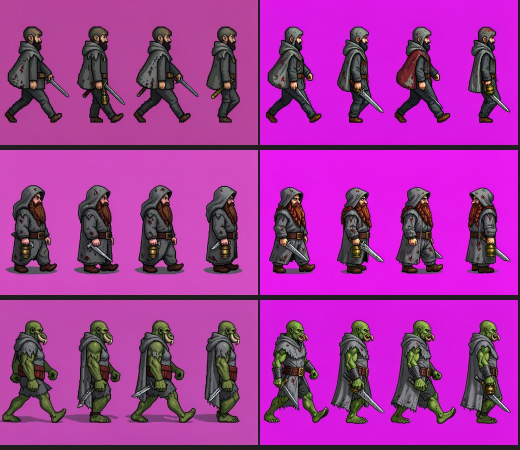
#> input picture tests/ab_klein_edit_walk.jpg, 1040 x 900 px (shown at 1/2 size)
$ python -i walk.py   (imports and definitions only)
#> lines starting #> are read from the running program, lines starting #| are printed output that depends on the picture; after the words box and inside, x2 and y2 are one past the last pixel; in counts of white or black regions, pixels touching at a corner belong together
"""Walk-sheet helpers: OpenPose skeletons for a side-view walk (T2I-Adapter input) and a quality check."""
import math
import numpy as np
from PIL import Image, ImageDraw

# OpenPose (COCO-18) limb list and colours, as used by controlnet_aux draw_bodypose.
LIMBS = [[2, 3], [2, 6], [3, 4], [4, 5], [6, 7], [7, 8], [2, 9], [9, 10], [10, 11], [2, 12], [12, 13], [13, 14],
         [2, 1], [1, 15], [15, 17], [1, 16], [16, 18]]
COLORS = [[255, 0, 0], [255, 85, 0], [255, 170, 0], [255, 255, 0], [170, 255, 0], [85, 255, 0], [0, 255, 0],
          [0, 255, 85], [0, 255, 170], [0, 255, 255], [0, 170, 255], [0, 85, 255], [0, 0, 255], [85, 0, 255],
          [170, 0, 255], [255, 0, 255], [255, 0, 170], [255, 0, 85]]
# 0 nose 1 neck 2 Rsho 3 Relb 4 Rwri 5 Lsho 6 Lelb 7 Lwri 8 Rhip 9 Rknee 10 Rank 11 Lhip 12 Lknee 13 Lank
# 14 Reye 15 Leye 16 Rear 17 Lear.  Facing right shows the figure's right side, so only the right eye/ear are drawn.

SPLIT = math.radians(35)


# [43 lines left out: functions _leg_split, _leg_pass, pose, not called in this run]


# Action poses, side view facing right. Normalised coords: x right, y down, unit = figure height, x=0 at the hips,
# y=0 top of head, y=1 feet. Order = OpenPose keypoints 0..17 (None = hidden).
def _P(nose, neck, rs, re, rw, ls, le, lw, rh, rk, ra, lh, lk, la):
    reye = (nose[0] - 0.025, nose[1] - 0.02); rear = (neck[0] - 0.035, nose[1] - 0.01)
    return [nose, neck, rs, re, rw, ls, le, lw, rh, rk, ra, lh, lk, la, reye, None, rear, None]


ACTIONS = {
    "attack_3f": [
        # wind-up: weapon arm drawn back at the hip, other arm raised forward, feet apart
        _P((0.05, 0.07), (0.0, 0.17), (0.0, 0.20), (-0.13, 0.33), (-0.20, 0.46), (-0.02, 0.20), (0.10, 0.26), (0.18, 0.20),
           (0.0, 0.58), (0.10, 0.79), (0.14, 1.0), (-0.02, 0.58), (-0.10, 0.79), (-0.16, 1.0)),
        # strike: lunge, front knee bent, weapon arm fully forward at shoulder height
        _P((0.13, 0.12), (0.08, 0.21), (0.08, 0.24), (0.24, 0.25), (0.40, 0.25), (0.05, 0.24), (-0.05, 0.36), (-0.12, 0.45),
           (0.0, 0.60), (0.20, 0.76), (0.24, 1.0), (-0.02, 0.60), (-0.16, 0.80), (-0.30, 1.0)),
        # follow-through: body leaning far forward, arm extended low across
        _P((0.20, 0.17), (0.13, 0.25), (0.13, 0.28), (0.28, 0.36), (0.42, 0.44), (0.10, 0.28), (0.02, 0.40), (-0.06, 0.48),
           (0.0, 0.62), (0.22, 0.78), (0.26, 1.0), (-0.02, 0.62), (-0.18, 0.80), (-0.32, 1.0)),
    ],
    "recoil_1f": [
        # hit: head thrown back, torso leaning away (to the left), arms flung out
        _P((-0.06, 0.08), (-0.08, 0.19), (-0.08, 0.22), (0.04, 0.12), (0.14, 0.04), (-0.10, 0.22), (-0.22, 0.14), (-0.32, 0.08),
           (0.0, 0.60), (0.06, 0.80), (0.10, 1.0), (-0.02, 0.60), (-0.10, 0.80), (-0.12, 1.0)),
    ],
    "die_3f": [
        # stagger back, hand clutching the chest
        _P((-0.04, 0.08), (-0.05, 0.18), (-0.05, 0.21), (0.03, 0.30), (0.02, 0.24), (-0.07, 0.21), (-0.18, 0.30), (-0.26, 0.40),
           (0.0, 0.60), (0.08, 0.80), (0.12, 1.0), (-0.02, 0.60), (-0.12, 0.80), (-0.10, 1.0)),
        # fall to the knees, torso slumped forward, arms hanging
        _P((0.10, 0.40), (0.04, 0.48), (0.04, 0.51), (0.08, 0.66), (0.12, 0.80), (0.01, 0.51), (0.04, 0.66), (0.07, 0.80),
           (0.0, 0.78), (0.14, 0.98), (-0.10, 1.0), (-0.02, 0.78), (0.12, 0.98), (-0.12, 1.0)),
        # lying flat on the back, head to the left, feet to the right
        _P((-0.44, 0.93), (-0.32, 0.95), (-0.30, 0.94), (-0.18, 0.92), (-0.06, 0.95), (-0.30, 0.97), (-0.18, 0.99), (-0.06, 1.0),
           (0.06, 0.95), (0.24, 0.95), (0.42, 0.95), (0.06, 0.97), (0.24, 0.98), (0.42, 0.99)),
    ],
}
#> further down, picture is the input picture: PIL image 1040x900 RGB; mean R, G, B 162.2, 52.1, 155.5


# [64 lines left out: functions action_sheet, _draw, check_frames, skeleton_sheet, _crop, not called in this run]


def _resize(m, size=(48, 64)):
    return np.asarray(Image.fromarray((m * 255).astype(np.uint8)).resize(size, Image.NEAREST)) > 127


def _iou(a, b):
    u = (a | b).sum()
    return (a & b).sum() / u if u else 1.0


def check_single(img, min_rel=0.12):
    """One-off sprite: exactly one big figure (other blobs < min_rel of the biggest), not touching the picture edge."""
#> called with min_rel = 0.12
    from scipy import ndimage
    a = np.asarray(img.convert("RGB")).astype(np.int16)
    fg = ~((a[..., 0] > 240) & (a[..., 1] < 20) & (a[..., 2] > 240))
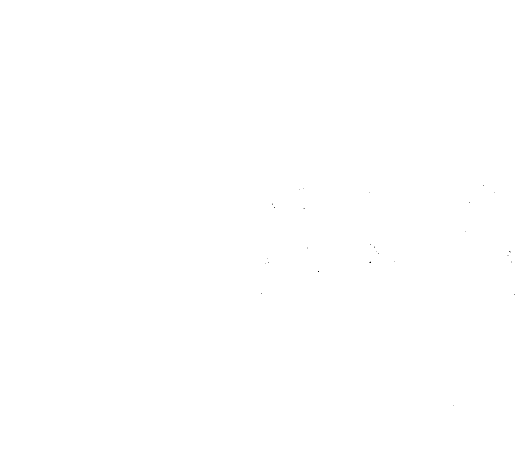
#> fg: shape (900, 1040) bool (shown at 1/2 size); 100% white; black in thin lines or dots, all inside (x1, y1, x2, y2) = (522, 370, 1030, 811)
    lab, n = ndimage.label(ndimage.binary_closing(fg, iterations=3))
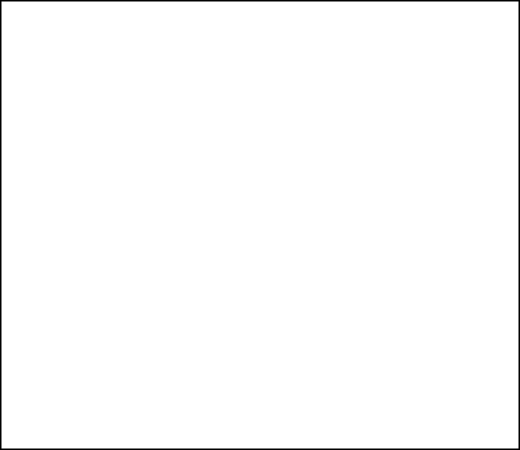
#> lab: shape (900, 1040) int32 (shown at 1/2 size); values 0 (black) and 1 (white), 98.8% white; 1 black region, box (x1, y1, x2, y2) and area: (0, 0, 1040, 900) 11604
#> n = 1
    if n == 0: return False, -1.0, "empty"
    sizes = np.sort(ndimage.sum(fg, lab, range(1, n + 1)))[::-1]
#> sizes = [924338]
    extra = int((sizes[1:] > min_rel * sizes[0]).sum())
#> extra = 0
    edge = bool(fg[0].any() or fg[-1].any() or fg[:, 0].any() or fg[:, -1].any())
#> edge = True
    cover = sizes[0] / fg.size
#> cover = 0.988
    ok = extra == 0 and not edge and cover > 0.06
#> ok = False
    notes = f"figures {1 + extra} cover {cover:.2f} edge {edge}"
#> notes = 'figures 1 cover 0.99 edge True'
    return ok, cover - extra * 0.2 - (0.1 if edge else 0), notes


# [17 lines left out: function check_sheet, not called in this run]

>>> from PIL import Image
>>> picture = Image.open('../../tests/ab_klein_edit_walk.jpg')
>>> result = check_single(picture)
#> result = (False, 0.888, 'figures 1 cover 0.99 edge True')

$ run again, on tests/ab_klein.png
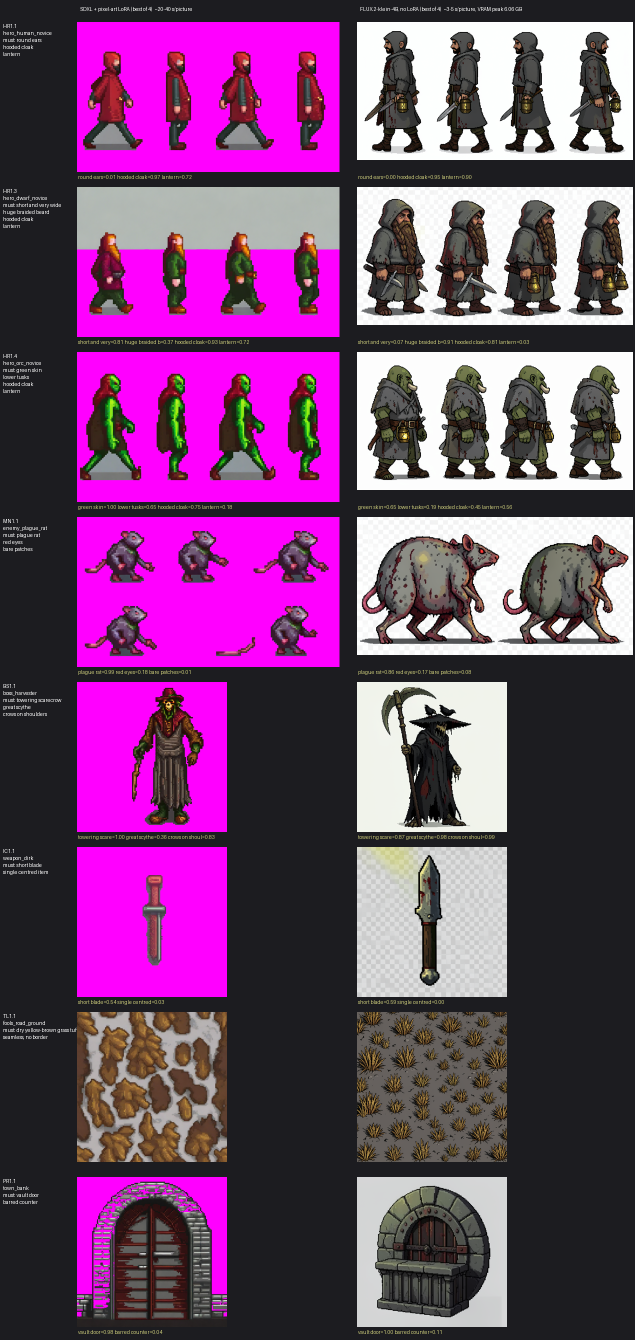
#> input picture tests/ab_klein.png, 1270 x 2680 px (shown at 1/2 size)
#> picture is the input picture: PIL image 1270x2680 RGB; mean R, G, B 115.7, 68.5, 112.4
#> in check_single, `fg = ~((a[..., 0] > 240) & (a[..., 1] < 20) & (a[..., 2] > 240))`:
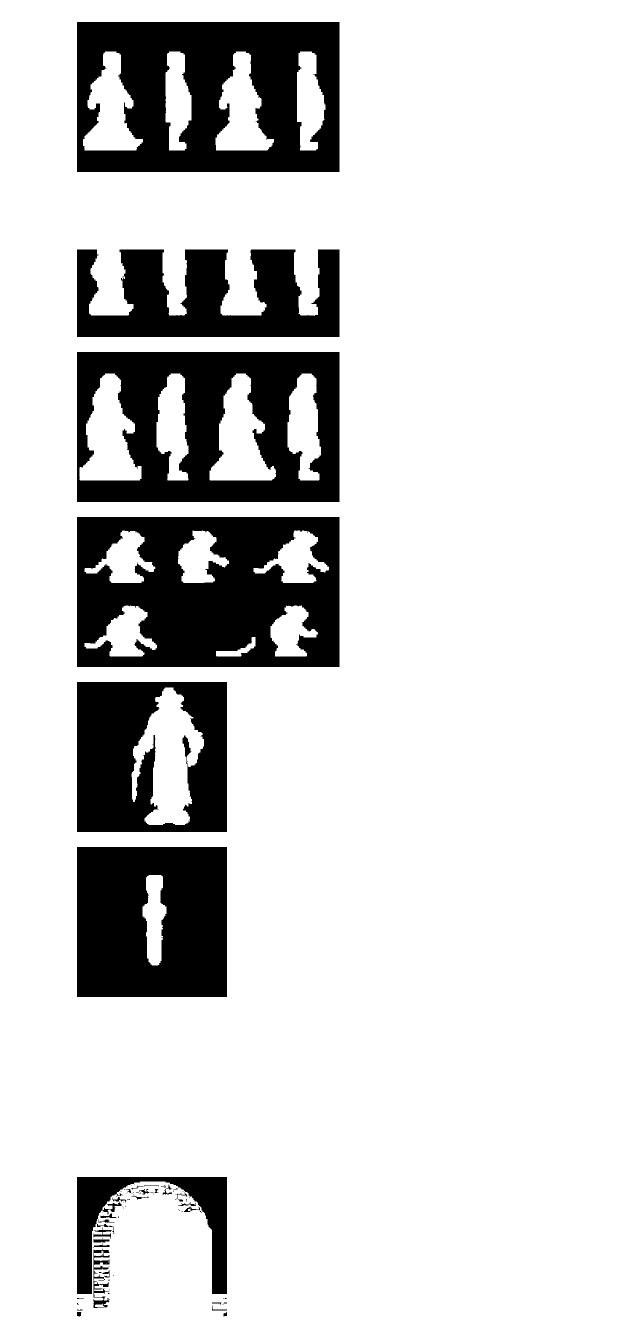
#> fg: shape (2680, 1270) bool (shown at 1/2 size); 82.7% white; 91 black regions (57 under 20 px), largest, box (x1, y1, x2, y2) and area: (154, 1034, 679, 1334) 123385, (154, 44, 679, 344) 115780, (154, 704, 679, 1004) 106031
#> in check_single, `lab, n = ndimage.label(ndimage.binary_closing(fg, iterations=3))`:
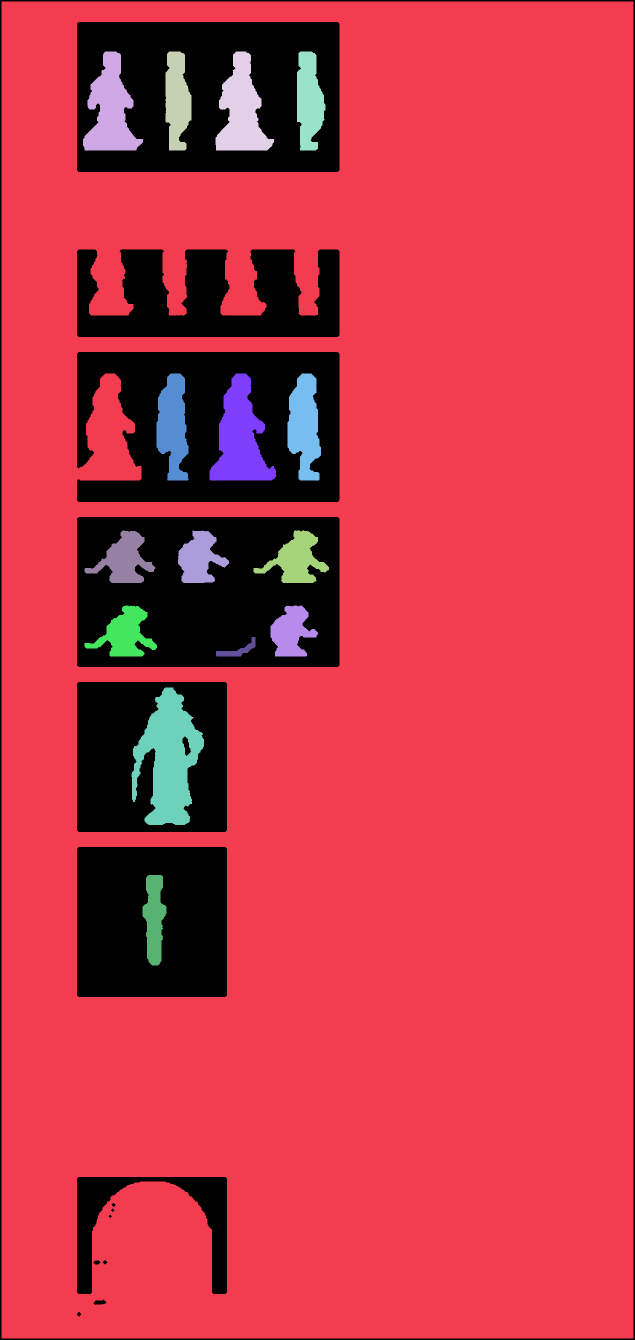
#> lab: shape (2680, 1270) int32 (shown at 1/2 size); 17 distinct labels, from 0 to 16; one colour per label, 0 black
#> n = 16
#> sizes = [2652598, 22324, 15737, 12972, 12776, 10121, 9675, 8220, 7752, 7121, 6917, 6871, 6311, 5901, 5712, 994]
#> extra = 0
#> edge = True
#> cover = 0.779
#> ok = False
#> notes = 'figures 1 cover 0.78 edge True'
#> result = (False, 0.679, 'figures 1 cover 0.78 edge True')

$ run again, on tests/sheet_c.png
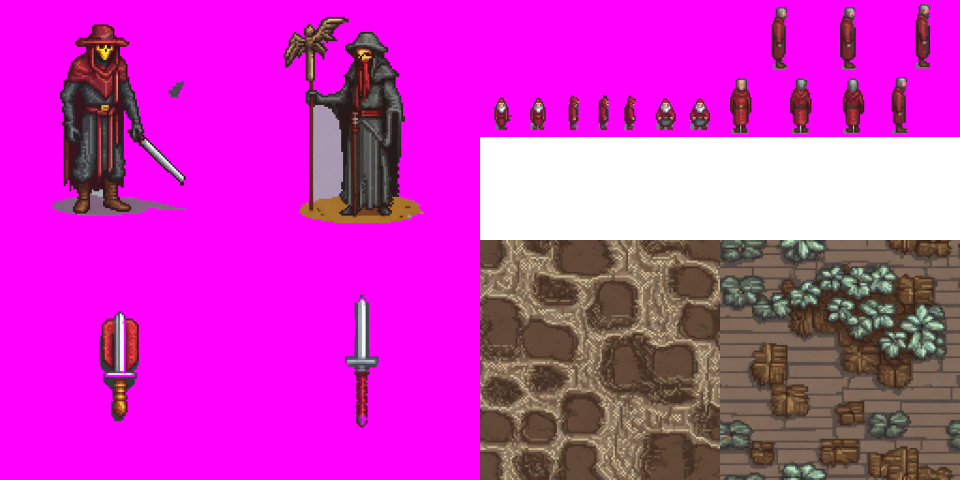
#> input picture tests/sheet_c.png, 1920 x 960 px (shown at 1/2 size)
#> picture is the input picture: PIL image 1920x960 RGB; mean R, G, B 204.2, 56.2, 192.3
#> in check_single, `fg = ~((a[..., 0] > 240) & (a[..., 1] < 20) & (a[..., 2] > 240))`:
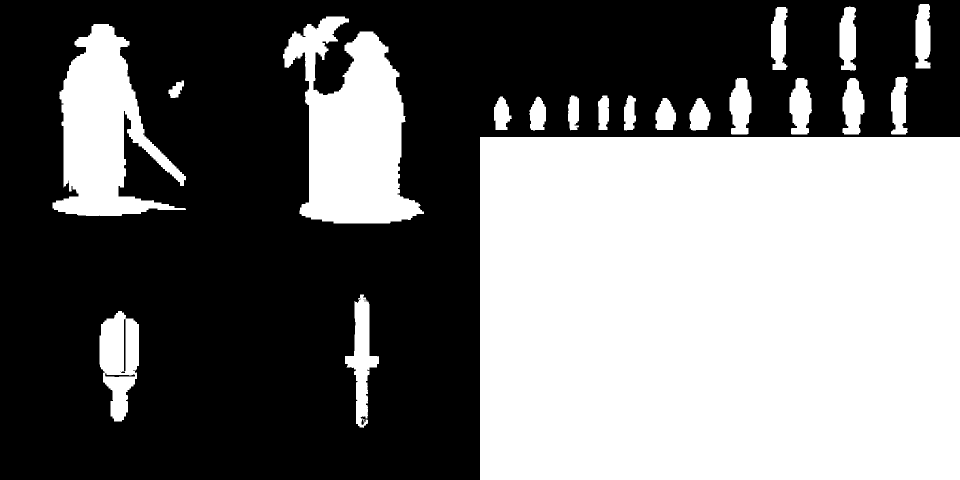
#> fg: shape (960, 1920) bool (shown at 1/2 size); 45.2% white; 20 white regions, largest, box (x1, y1, x2, y2) and area: (960, 274, 1920, 960) 658560, (566, 33, 848, 447) 67182, (105, 48, 372, 432) 50380
#> in check_single, `lab, n = ndimage.label(ndimage.binary_closing(fg, iterations=3))`:
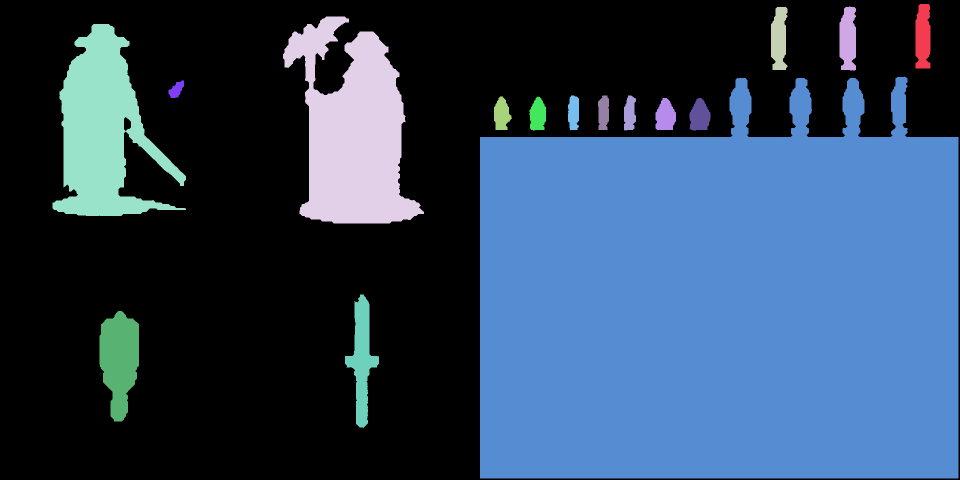
#> lab: shape (960, 1920) int32 (shown at 1/2 size); 17 distinct labels, from 0 to 16; one colour per label, 0 black
#> n = 16
#> sizes = [668027, 67182, 50380, 11831, 7578, 3594, 3430, 3318, 2044, 2002, 1735, 1651, 1331, 1301, 1299, 619]
#> extra = 0
#> edge = True
#> cover = 0.362
#> ok = False
#> notes = 'figures 1 cover 0.36 edge True'
#> result = (False, 0.262, 'figures 1 cover 0.36 edge True')
